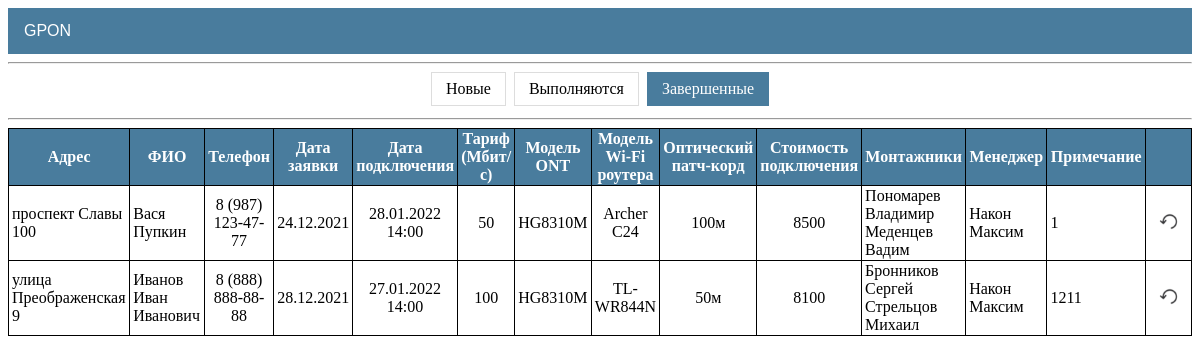
Page /gpon/requests/completed/ on the committed database.
### gpon/models.py (models this page shows, shortened)
class Request(models.Model):
    user = models.ForeignKey(User, on_delete=models.CASCADE, blank=True, null=True, related_name='user', verbose_name='Пользователь')
    address = models.OneToOneField(House, on_delete=models.CASCADE, verbose_name='Адрес')
    name = models.CharField(max_length=50, verbose_name='ФИО')
    phone = models.CharField(max_length=50, verbose_name='Телефон')
    date_req = models.DateField(auto_now_add=True, verbose_name='Дата заявки')
    date_con = models.DateTimeField(blank=True, null=True, verbose_name='Дата подключения')
    tariff = models.ForeignKey(Tariff, on_delete=models.CASCADE, blank=True, null=True, verbose_name='Тариф')
    discount = models.PositiveIntegerField(default=0, verbose_name='Скидка')
    price_con = models.PositiveIntegerField(default=0, verbose_name='Цена подключения')
    ont = models.ForeignKey(Product, on_delete=models.CASCADE, blank=True, null=True, related_name='ont', verbose_name='Модель ONT')
    router = models.ForeignKey(Product, on_delete=models.CASCADE, blank=True, null=True, related_name='router', verbose_name='Модель Wi-Fi роутера')
    cord = models.ForeignKey(Product, on_delete=models.CASCADE, blank=True, null=True, related_name='cord', verbose_name='Патч-корд')
    whose_cord = models.BooleanField(default=False, verbose_name='Абонентский')  # Если True, то патч абонента
    note = models.TextField(blank=True, verbose_name='Примечание')
    time = models.DateTimeField(auto_now=True, verbose_name='Время изменения')
    installer = models.ManyToManyField(User, blank=True, related_name='installer', verbose_name='Монтажники')
    manager = models.ForeignKey(User, blank=True, null=True, on_delete=models.CASCADE, related_name='manager', verbose_name='Менеджер')
    status = models.BooleanField(default=False)
    class Meta:
        ordering = ['id']

class House(models.Model):
    cable = 'Нет кабеля'
    welding = 'Необходима сварка'
    ready = 'Готов к подключению'
    type = [(cable, 'Нет кабеля'), (welding, 'Необходима сварка'), (ready, 'Готов к подключению')]
    address = models.OneToOneField(Address, on_delete=models.CASCADE, unique=True, verbose_name='Адрес')
    status = models.CharField(max_length=20, choices=type, default=cable, verbose_name='Статус')
    note = models.TextField(blank=True, verbose_name='Примечание')
    time = models.DateTimeField(auto_now=True, verbose_name='Дата изменения')
    class Meta:
        ordering = ['address']
    def __str__(self):
        return f'{self.address}'

class Tariff(models.Model):
    name = models.CharField(max_length=50, unique=True, verbose_name='Название тарифа')
    speed = models.IntegerField(default='100', verbose_name='Скорость Мбит/с')
    price = models.IntegerField(verbose_name='Стоимость тарифа')
    active = models.BooleanField(default=True)

### addressbook/models.py (models this page shows)
class Address(models.Model):
    avenue = 'проспект'
    street = 'улица'
    boulevard = 'бульвар'
    passage = 'проезд'
    lane = 'переулок'
    highway = 'шоссе'
    list = [(avenue, 'проспект'), (street, 'улица'), (boulevard, 'бульвар'), (passage, 'проезд'),
            (lane, 'переулок'), (highway, 'шоссе')]
    address_type = models.CharField(max_length=10, choices=list, default=street, verbose_name='Тип')
    address_name = models.CharField(max_length=50, verbose_name='Название')
    address_house = models.CharField(max_length=5, verbose_name='Номер дома')
    class Meta:
        ordering = ['address_type', 'address_name', 'address_house']
        unique_together = ('address_type', 'address_name', 'address_house')
    def __str__(self):
        return f'{self.address_type} {self.address_name} {self.address_house}'

### storage/models.py (models this page shows, shortened)
class Product(models.Model):
    category = models.ForeignKey(Category, on_delete=models.CASCADE, verbose_name='Категория')
    type = models.ForeignKey(Type, on_delete=models.CASCADE, verbose_name='Тип')
    name = models.CharField(max_length=50, unique=True, verbose_name='Название')
    quality = models.PositiveIntegerField(default=0, verbose_name='Количество')
    price = models.PositiveIntegerField(default=0, verbose_name='Цена')
    description = models.CharField(max_length=100, blank=True, verbose_name='Описание')
    slug = models.SlugField(max_length=100, unique=True, verbose_name='URL')
    def __str__(self):
        return f'{self.name}'

### gpon/views.py (the view)
# urls.py: path('requests/completed/', RequestList.as_view(template_name='gpon/requests_completed.html'), name='requests_completed'),
class RequestList(ListView):
    model = Request
    context_object_name = 'requests'
    paginate_by = 50
    """
    Переопределяем queryset в зависимости от url запроса.
    """
    def get_queryset(self):
        qs = self.model.objects.all()
        url = self.request.get_full_path()
        if 'new' in url:
            qs = qs.filter(status='False', date_con__isnull=True).order_by('date_req')
        elif 'in-progress' in url:
            qs = qs.filter(status='False').exclude(date_con__isnull=True).order_by('date_con')
        elif 'completed' in url:
            qs = qs.filter(status='True').order_by('-date_con')
        return qs

### templates/gpon/requests_completed.html (shortened to what this page needs)
{%extends 'default.html' %}
{% block content %}
<hr>
<div class="center">
  <div class="menu-status">
    <a href="{% url 'requests_new' %}">Новые</a>
    <a href="{% url 'requests_in_progress' %}">Выполняются</a>
    <a class="active" href="{% url 'requests_completed' %}">Завершенные</a>
  </div>
</div>
<hr>
{%  if requests %}
    <table class="table_gpon">
        <tr>
            <th style="width: 220px">
                Адрес
            </th>
            <th style="width: 220px">
                ФИО
            </th>
            <th style="width: 130px">
                Телефон
            </th>
            <th style="width: 60px">
                Дата заявки
            </th>
            <th style="width: 90px">
                Дата подключения
            </th>
            <th style="width: 90px">
                Тариф (Мбит/с)
            </th>
            <th>
                Модель ONT
            </th>
            <th style="width: 120px">
                Модель Wi-Fi роутера
            </th>
            <th style="width: 100px">
                Оптический патч-корд
            </th>
            <th style="width: 90px">
                Стоимость подключения
            </th>
            <th style="width: 170px">
                Монтажники
            </th>
            <th style="width: 170px">
                Менеджер
            </th>
            <th style="width: 200px">
               Примечание
            </th>
            <th style="width: 20px">
            </th>
        </tr>
    {% for house in requests %}
        <tr>
            <td style="text-align: left">
                {{ house.address }}
            </td>
            <td style="text-align: left">
                {{ house.name }}
            </td>
            <td>
                {{ house.phone }}
            </td>
            <td>
                {{ house.date_req|date:'d.m.Y' }}
            </td>
            <td>
                {{ house.date_con|date:'d.m.Y H:i' }}
            </td>
            <td>
                {{ house.tariff.speed }}
            </td>
            <td>
                {{ house.ont }}
            </td>
            <td>
                {% if house.router is None %}
                    -----
                {% else %}
                    {{ house.router }}
                {% endif %}
            </td>
            <td>
                {% if house.cord is None %}
                    -----
                {% else %}
                    {{ house.cord }}
                {% endif %}
            </td>
            <td>
                {% if house.discount != 0 %}
                    <span style="cursor: help" title="С учётом скидки {{ house.discount }} р.">
                        {{ house.price_con }}
                        <img src="/static/images/icon_eye.png" width="15" height="15">
                    </span>
                {% else %}
                    {{ house.price_con }}
                {% endif %}
            </td>
            <td style="text-align: left">
                {% for i in house.installer.all %}
                    {{ i.last_name }} {{ i.first_name }}<br>
                {% endfor %}
            </td>
            <td style="text-align: left">
                {% if house.manager is None %}
                    -----
                {% else %}
                    {{ house.manager.last_name }} {{ house.manager.first_name }}
                {% endif %}
            </td>
            <td style="text-align: left">
                {% if house.discount != 0 %}
                    Скидка {{ house.discount }} р.<br>
                    {{ house.note }}
                {% else %}
                    {{ house.note }}
                {% endif %}
            </td>
            <td style="text-align: center">
                <form action="{% url 'request_resume' house.pk %}" method="POST">
                    <button type="submit" style="background-color:transparent; border-color:transparent;" title="Возобновить">
                        <img src="/static/images/icon_resume.png" width="23" height="23">
                    </button>
                </form>
            </td>
        </tr>
    {% endfor %}
    </table>
{%  else %}
    <h2 class="center">Заявок нет</h2>
{% endif %}
<br>
{% include "pagination.html" %}
{% endblock content %}

### static/css/default.css (style rules this page uses)
button { cursor: pointer; }
.table_default th, td { position: relative; border: 1px solid black; padding: 5px; word-wrap:break-word; }
.table_detail th, td { position: relative; border: 1px solid black; padding: 5px; word-wrap:break-word; }
.table_gpon { border-collapse: collapse; border-spacing: 1px; table-layout: fixed; margin: auto; }
.table_gpon th, td { border: 1px solid black; padding: 1px 3px; word-wrap:break-word; }
.table_gpon th { background: #497c9d; color: #fff; }
.table_gpon td { text-align: center; }
.center { text-align: center; }
.menu-status { display: inline-block; }
.menu-status a { color: black; float: left; padding: 7px 14px; text-decoration: none; transition: background-color .3s; border: 1px solid #ddd; margin: 0 4px; }
.menu-status a.active { background-color: #497c9d; color: white; border: 1px solid #497c9d; }

### rows in the picture
Request: address "проспект Славы 100", name "Вася Пупкин", phone "8 (987) 123-47-77", date_req "24.12.2021", date_con "28.01.2022 14:00", tariff.speed "50", ont "HG8310M", router "Archer C24", cord "100м", price_con "8500", manager.last_name "Након", manager.first_name "Максим", note "1"
Request: address "улица Преображенская 9", name "Иванов Иван Иванович", phone "8 (888) 888-88-88", date_req "28.12.2021", date_con "27.01.2022 14:00", tariff.speed "100", ont "HG8310M", router "TL-WR844N", cord "50м", price_con "8100", manager.last_name "Након", manager.first_name "Максим", note "1211"

### other values in the picture
{{ i.last_name }} "Пономарев"
{{ i.first_name }} "Владимир"
{{ i.last_name }} "Меденцев"
{{ i.first_name }} "Вадим"
{{ i.last_name }} "Бронников"
{{ i.first_name }} "Сергей"
{{ i.last_name }} "Стрельцов"
{{ i.first_name }} "Михаил"
